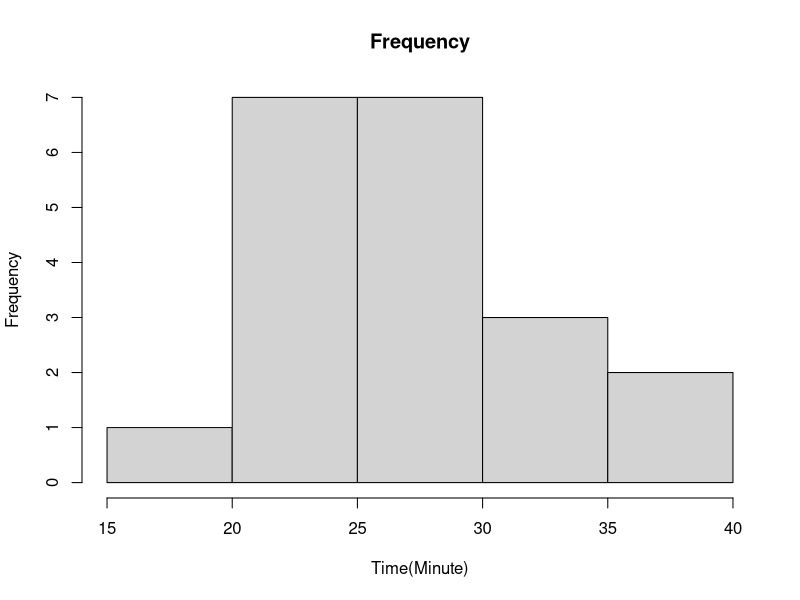
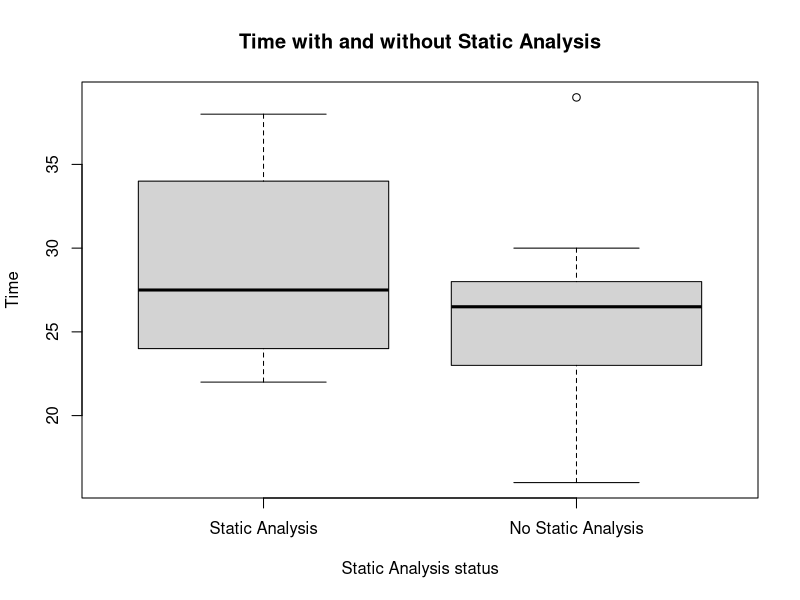

These figures' R source, in order:
# Read from the file
data <- read.delim("Question4_3.txt")
head(data)
# Hist plot
hist(data$Times, 
     breaks = seq(15,40,5), 
     xlab = "Time(Minute)", 
     main = "Frequency"
)
# Boxplot
input <- data[,c('Times', 'Static_Analysis')]
boxplot(Times~Static_Analysis, 
     data, 
     ylab="Time", 
     xlab = "Static Analysis status", 
     names=c("Static Analysis","No Static Analysis"), 
     main = "Time with and without Static Analysis"
)
# Split the table base on Static_Analysis for t-test and cohens'd effect size calculation
df = split(data, data$Static_Analysis)
